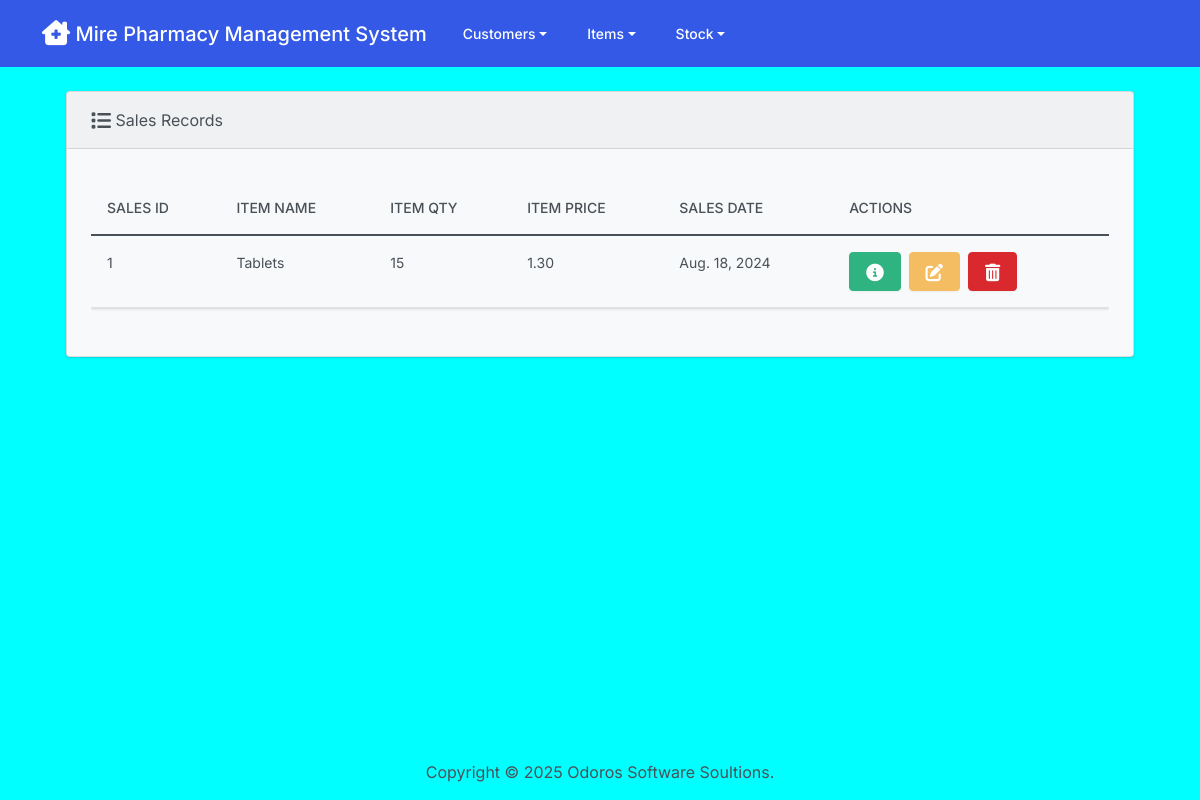
Page /sales_list (signed in) on the committed database.
### Sales/models.py (models this page shows)
class Sale(models.Model):
    item_name =  models.ForeignKey(Stock,on_delete=models.CASCADE)
    item_qty = models.IntegerField()
    item_price = models.DecimalField(max_digits=10,decimal_places=2)
    sales_date = models.DateField()
    uname = models.ForeignKey(User,on_delete=models.CASCADE)
    branch = models.ForeignKey(Branch,on_delete=models.CASCADE)
    trans_type = models.CharField(max_length=6,choices=trans_choice)
    class Meta:
        db_table='Sales'

### Stock/models.py (models this page shows)
class Stock(models.Model):
    item = models.ForeignKey(Item,on_delete=models.CASCADE)
    trans_mode = models.CharField(max_length=6,choices=mode_names,default='Cash')
    supplier = models.ForeignKey(Supplier,on_delete=models.CASCADE,default=1)
    item_qty = models.IntegerField()
    item_price = models.DecimalField(max_digits=10,decimal_places=2)
    branch = models.ForeignKey(Branch,on_delete=models.CASCADE)
    mfg_date = models.DateField()
    exp_date = models.DateField()
    uname = models.ForeignKey(User,on_delete=models.CASCADE)
    def __str__(self):
        return f"{self.item}"
    class Meta:
        db_table='Stocks'

### Items/models.py (models this page shows)
class Item(models.Model):
    item_name = models.CharField(max_length=100)
    measurement_name = models.CharField(max_length=3,choices=measure_options,default='Pcs')
    category = models.ForeignKey(Item_Category,on_delete=models.CASCADE)
    def __str__(self):
        return self.item_name
    class Meta:
        db_table='Items'

### Sales/views.py (the view)
# urls.py: path('sales_list',Sales_List.as_view(),name = 'Sales_List'),
class Sales_List(LoginRequiredMixin,ListView):
        model = Sale
        fields='__all__'
        context_object_name='sales'
        success_url = '/sales_list'
        login_url ='login'

### Sales/templates/Sales/sale_list.html (shortened to what this page needs)
{% extends "base.html" %}
{% block body %}
<br>
<div class="row">
  <div class="col-12">
    {% if sales %}
    <div class="card bg-light ms-4 me-4 mb-4">
      <div class="card-header">
        <i class="fa-solid fa-list fa-lg"></i> Sales Records
      </div>
      <div class="card-body">
        <p class="card-text">
          <div class="table-responsive">
            <table class="table table-hover">
              <thead>
                <tr>
                  <th scope="col">Sales ID</th>
                  <th scope="col">Item Name</th>
                  <th scope="col">Item Qty</th>
                  <th scope="col">Item Price</th>
                  <th scope="col">Sales Date</th>
                  <th scope="col">Actions</th>
                </tr>
              </thead>
              <tbody>
                {% for sale in sales %}
                  <tr>
                    <td>{{ sale.id }}</td>
                    <td>{{ sale.item_name }}</td>
                    <td>{{ sale.item_qty }}</td>
                    <td>{{ sale.item_price }}</td>
                    <td>{{ sale.sales_date }}</td>
                    <td>
                      <button type="button" class="btn btn-success me-1" href="{% url 'Sales_List'  %}" data-bs-toggle="modal" data-bs-target="#myModal{{sale.id}}">
                      </button>
                      <a class="btn btn-warning me-1" href="{% url 'Update_Sales' sale.id %}">
                      </a>
                      <button type="button" class="btn btn-danger" data-bs-toggle="modal" data-bs-target="#delete{{sale.id}}">
                      </button>
                    </td>
                  </tr>
                {% endfor %}
              </tbody>
            </table>
          </div>
        </p>
      </div>
    </div>
    {% else %}
      <h5 class="alert alert-primary ms-4 me-4">No Sales Records</h5>
    {% endif %}
  </div>
</div>
{% endblock %}

### rows in the picture
Sale: id "1", item_name "Tablets", item_qty "15", item_price "1.30", sales_date "Aug. 18, 2024"
